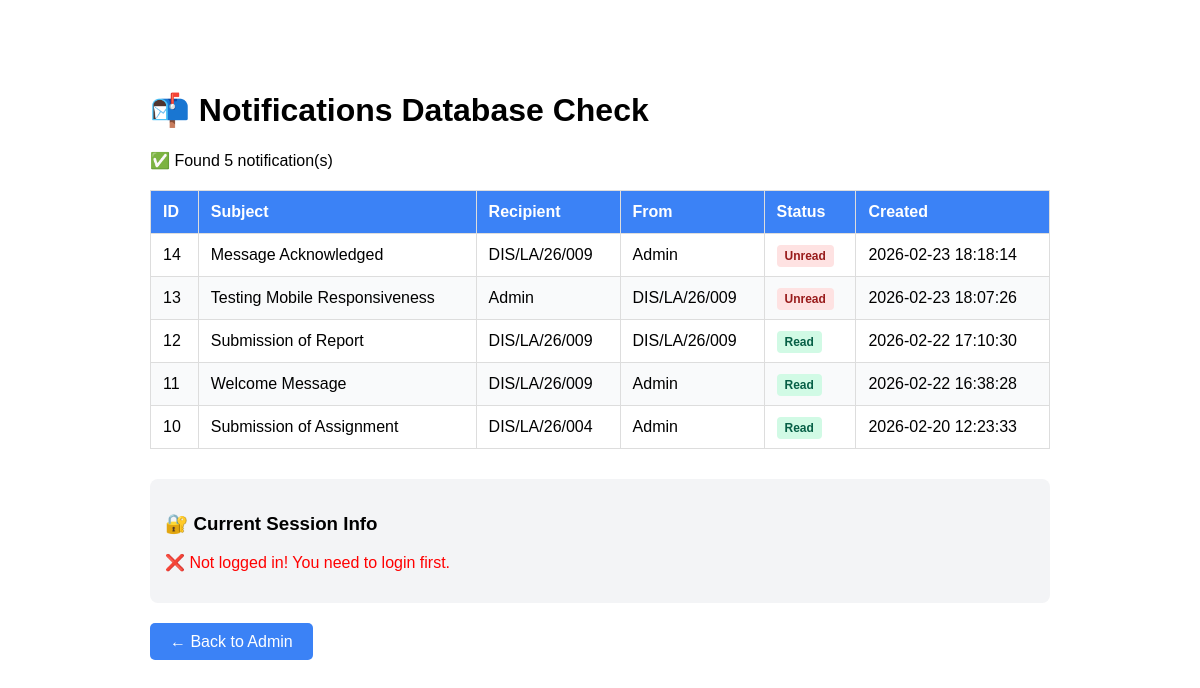
Screenshot of /admin/auth/check_notifications.php with the database file from the repository.
### tables this page shows
CREATE TABLE `broadcast` (
  `id` int NOT NULL,
  `recipient` varchar(250) NOT NULL,
  `subject` varchar(100) NOT NULL,
  `message` text NOT NULL,
  `user_id` int NOT NULL,
  `username` varchar(24) NOT NULL,
  `is_read` tinyint(1) NOT NULL DEFAULT '0',
  `created_at` timestamp NOT NULL DEFAULT CURRENT_TIMESTAMP
);

### admin/auth/check_notifications.php (the view, shortened to what this page needs)
<?php
require __DIR__ . '/../../connections/db.php';
?>
<!DOCTYPE html>
<html lang="en">
<head>
</head>
<body>
    <h1>📬 Notifications Database Check</h1>
    <?php
    try {
        $stmt = $conn->prepare("SELECT * FROM broadcast ORDER BY created_at DESC LIMIT 20");
        $stmt->execute();
        $notifications = $stmt->fetchAll(PDO::FETCH_OBJ);
        if (empty($notifications)) {
            echo '<p style="color: orange;">⚠️ No notifications found in the database.</p>';
            echo '<p>You need to create some notifications first from the admin broadcast page.</p>';
        } else {
            echo '<p>✅ Found ' . count($notifications) . ' notification(s)</p>';
            echo '<table>';
            echo '<thead><tr>';
            echo '<th>ID</th>';
            echo '<th>Subject</th>';
            echo '<th>Recipient</th>';
            echo '<th>From</th>';
            echo '<th>Status</th>';
            echo '<th>Created</th>';
            echo '</tr></thead>';
            echo '<tbody>';
            foreach ($notifications as $notif) {
                $status = $notif->is_read ? 'Read' : 'Unread';
                $badgeClass = $notif->is_read ? 'read' : 'unread';
                echo '<tr>';
                echo '<td>' . htmlspecialchars($notif->id) . '</td>';
                echo '<td>' . htmlspecialchars($notif->subject) . '</td>';
                echo '<td>' . htmlspecialchars($notif->recipient) . '</td>';
                echo '<td>' . htmlspecialchars($notif->username) . '</td>';
                echo '<td><span class="badge ' . $badgeClass . '">' . $status . '</span></td>';
                echo '<td>' . htmlspecialchars($notif->created_at) . '</td>';
                echo '</tr>';
            }
            echo '</tbody></table>';
        }
        echo '<div style="margin-top: 30px; padding: 15px; background: #f3f4f6; border-radius: 8px;">';
        echo '<h3>🔐 Current Session Info</h3>';
        if (isset($_SESSION['username'])) {
            echo '<p><strong>Logged in as:</strong> ' . htmlspecialchars($_SESSION['username']) . '</p>';
            echo '<p><strong>Role:</strong> ' . htmlspecialchars($_SESSION['role'] ?? 'N/A') . '</p>';
        } else {
            echo '<p style="color: red;">❌ Not logged in! You need to login first.</p>';
        }
        echo '</div>';
    } catch (PDOException $e) {
        echo '<p style="color: red;">❌ Database error: ' . htmlspecialchars($e->getMessage()) . '</p>';
    }
    ?>
    <div style="margin-top: 30px;">
        <a href="/school_app/admin/" style="padding: 10px 20px; background: #3b82f6; color: white; text-decoration: none; border-radius: 5px;">← Back to Admin</a>
    </div>
</body>
</html>

### admin/auth/check_notifications.php (style rules this page uses)
body { font-family: Arial, sans-serif; max-width: 900px; margin: 50px auto; padding: 20px; }
table { width: 100%; border-collapse: collapse; margin-top: 20px; }
th, td { border: 1px solid #ddd; padding: 12px; text-align: left; }
th { background: #3b82f6; color: white; }
tr:nth-child(even) { background: #f9fafb; }
.badge { padding: 4px 8px; border-radius: 4px; font-size: 12px; font-weight: bold; }
.read { background: #d1fae5; color: #065f46; }
.unread { background: #fee2e2; color: #991b1b; }

### rows the page displays
broadcast: id "14", subject "Message Acknowledged", recipient "DIS/LA/26/009", username "Admin", is_read "Unread", created_at "2026-02-23 18:18:14"
broadcast: id "13", subject "Testing Mobile Responsiveness", recipient "Admin", username "DIS/LA/26/009", is_read "Unread", created_at "2026-02-23 18:07:26"
broadcast: id "12", subject "Submission of Report", recipient "DIS/LA/26/009", username "DIS/LA/26/009", is_read "Read", created_at "2026-02-22 17:10:30"
broadcast: id "11", subject "Welcome Message", recipient "DIS/LA/26/009", username "Admin", is_read "Read", created_at "2026-02-22 16:38:28"
broadcast: id "10", subject "Submission of Assignment", recipient "DIS/LA/26/004", username "Admin", is_read "Read", created_at "2026-02-20 12:23:33"

### other values shown
count($notifications) "5"
